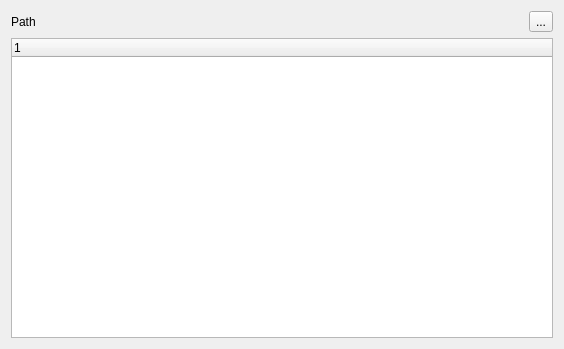
<?xml version="1.0" encoding="UTF-8"?>
<ui version="4.0">
 <class>MainWindow</class>
 <widget class="QMainWindow" name="MainWindow">
  <property name="geometry">
   <rect>
    <x>0</x>
    <y>0</y>
    <width>564</width>
    <height>349</height>
   </rect>
  </property>
  <property name="windowTitle">
   <string>MainWindow</string>
  </property>
  <widget class="QWidget" name="centralWidget">
   <layout class="QGridLayout" name="gridLayout">
    <item row="0" column="0">
     <widget class="QLabel" name="showPath">
      <property name="text">
       <string>Path</string>
      </property>
     </widget>
    </item>
    <item row="0" column="1">
     <widget class="QToolButton" name="openFile">
      <property name="toolTip">
       <string>&lt;html&gt;&lt;head/&gt;&lt;body&gt;&lt;p&gt;Open &lt;span style=&quot; font-weight:600; color:#dd5a0e;&quot;&gt;Json&lt;/span&gt; File&lt;/p&gt;&lt;/body&gt;&lt;/html&gt;</string>
      </property>
      <property name="text">
       <string>...</string>
      </property>
     </widget>
    </item>
    <item row="1" column="0" colspan="2">
     <widget class="QSplitter" name="splitter">
      <property name="cursor">
       <cursorShape>ArrowCursor</cursorShape>
      </property>
      <property name="frameShape">
       <enum>QFrame::NoFrame</enum>
      </property>
      <property name="orientation">
       <enum>Qt::Horizontal</enum>
      </property>
      <widget class="QTreeWidget" name="treeWidget">
       <column>
        <property name="text">
         <string notr="true">1</string>
        </property>
       </column>
      </widget>
     </widget>
    </item>
   </layout>
  </widget>
 </widget>
 <layoutdefault spacing="6" margin="11"/>
 <resources/>
 <connections/>
</ui>
